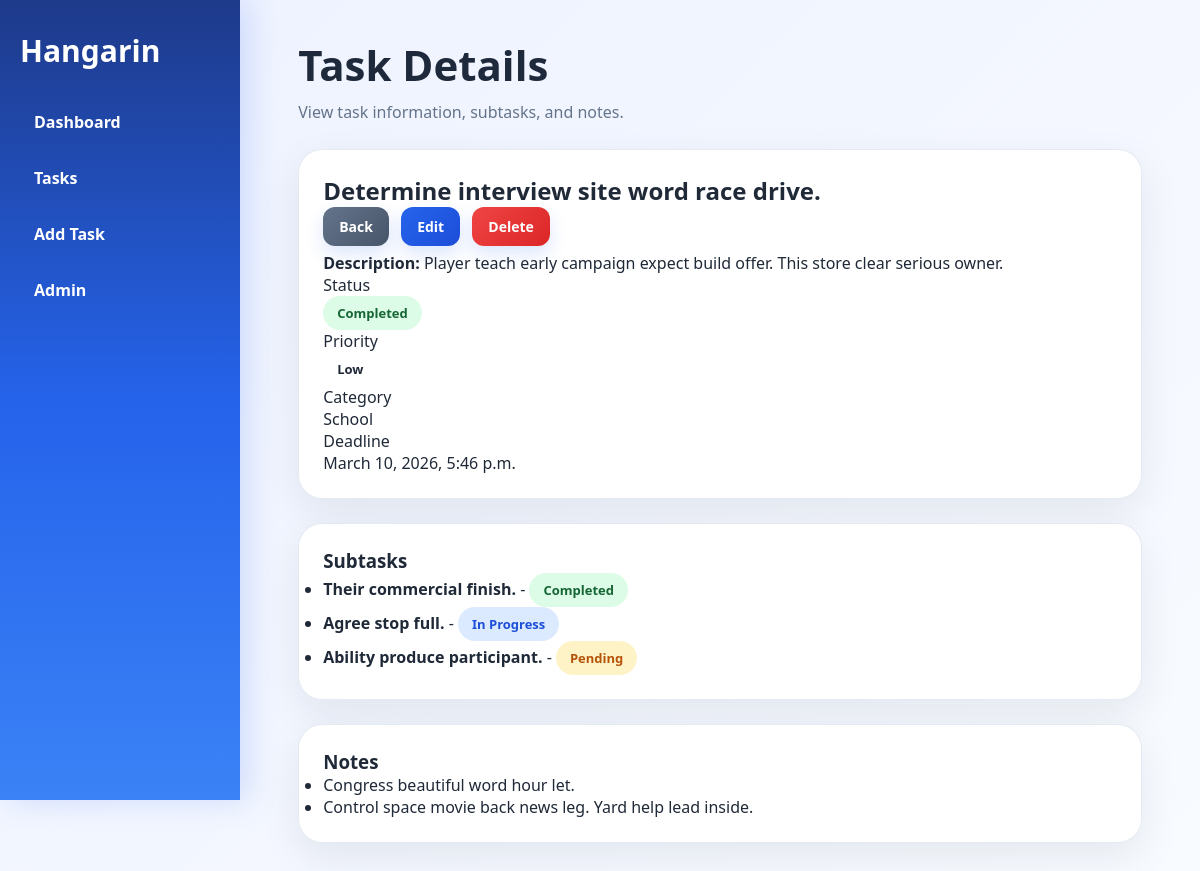
/tasks/1/, run on the app's committed database.
### tasks/models.py (models this page shows, shortened)
class BaseModel(models.Model):
    created_at = models.DateTimeField(auto_now_add=True)
    updated_at = models.DateTimeField(auto_now=True)
    class Meta:
        abstract = True

class Task(BaseModel):
    STATUS_CHOICES = [
        ("Pending", "Pending"),
        ("In Progress", "In Progress"),
        ("Completed", "Completed"),
    ]
    title = models.CharField(max_length=200)
    description = models.TextField()
    status = models.CharField(
        max_length=50,
        choices=STATUS_CHOICES,
        default="Pending"
    )
    deadline = models.DateTimeField()
    priority = models.ForeignKey(Priority, on_delete=models.CASCADE)
    category = models.ForeignKey(Category, on_delete=models.CASCADE)

class Priority(models.Model):
    name = models.CharField(max_length=50)
    class Meta:
        verbose_name = "Priority"
        verbose_name_plural = "Priorities"
    def __str__(self):
        return self.name

class Category(models.Model):
    name = models.CharField(max_length=100)
    class Meta:
        verbose_name = "Category"
        verbose_name_plural = "Categories"
    def __str__(self):
        return self.name

class SubTask(BaseModel):
    STATUS_CHOICES = Task.STATUS_CHOICES
    title = models.CharField(max_length=200)
    status = models.CharField(max_length=50, choices=STATUS_CHOICES)
    parent_task = models.ForeignKey(Task, on_delete=models.CASCADE)

class Note(BaseModel):
    task = models.ForeignKey(Task, on_delete=models.CASCADE)
    content = models.TextField()

### tasks/views.py (the view)
# urls.py: path('tasks/<int:pk>/', views.task_detail, name='task_detail'),
def task_detail(request, pk):
    task = get_object_or_404(Task, pk=pk)
    subtasks = SubTask.objects.filter(parent_task=task)
    notes = Note.objects.filter(task=task)
    context = {
        'task': task,
        'subtasks': subtasks,
        'notes': notes,
    }
    return render(request, 'tasks/task_detail.html', context)

### tasks/templates/tasks/task_detail.html
{% extends 'tasks/base.html' %}
{% block content %}
<h1 class="page-title">Task Details</h1>
<p class="page-subtitle">View task information, subtasks, and notes.</p>
<div class="card">
    <div class="section-title">
        <h2>{{ task.title }}</h2>
        <div>
            <a class="btn btn-secondary" href="{% url 'task_list' %}">Back</a>
            <a class="btn" href="{% url 'task_update' task.pk %}">Edit</a>
            <a class="btn btn-danger" href="{% url 'task_delete' task.pk %}">Delete</a>
        </div>
    </div>
    <p><strong>Description:</strong> {{ task.description }}</p>
    <div class="task-meta">
        <div class="meta-box">
            <div class="meta-label">Status</div>
            <div class="meta-value">
                {% if task.status == "Pending" %}
                    <span class="badge badge-pending">{{ task.status }}</span>
                {% elif task.status == "In Progress" %}
                    <span class="badge badge-progress">{{ task.status }}</span>
                {% elif task.status == "Completed" %}
                    <span class="badge badge-completed">{{ task.status }}</span>
                {% else %}
                    {{ task.status }}
                {% endif %}
            </div>
        </div>
        <div class="meta-box">
            <div class="meta-label">Priority</div>
            <div class="meta-value">
                <span class="badge badge-priority-{{ task.priority.name|lower }}">
                    {{ task.priority }}
                </span>
            </div>
        </div>
        <div class="meta-box">
            <div class="meta-label">Category</div>
            <div class="meta-value">{{ task.category }}</div>
        </div>
        <div class="meta-box">
            <div class="meta-label">Deadline</div>
            <div class="meta-value">{{ task.deadline }}</div>
        </div>
    </div>
</div>
<div class="card">
    <h3>Subtasks</h3>
    <ul>
        {% for subtask in subtasks %}
            <li>
                <strong>{{ subtask.title }}</strong> -
                {% if subtask.status == "Pending" %}
                    <span class="badge badge-pending">{{ subtask.status }}</span>
                {% elif subtask.status == "In Progress" %}
                    <span class="badge badge-progress">{{ subtask.status }}</span>
                {% elif subtask.status == "Completed" %}
                    <span class="badge badge-completed">{{ subtask.status }}</span>
                {% else %}
                    {{ subtask.status }}
                {% endif %}
            </li>
        {% empty %}
            <li class="empty-text">No subtasks available.</li>
        {% endfor %}
    </ul>
</div>
<div class="card">
    <h3>Notes</h3>
    <ul>
        {% for note in notes %}
            <li>{{ note.content }}</li>
        {% empty %}
            <li class="empty-text">No notes available.</li>
        {% endfor %}
    </ul>
</div>
{% endblock %}

### tasks/templates/tasks/base.html (shortened to what this page needs)
<!DOCTYPE html>
<html lang="en">
<head>
</head>
<body>
<div class="layout">
<aside class="sidebar">
<a href="{% url 'dashboard' %}" class="brand">Hangarin</a>
<nav>
<a href="{% url 'dashboard' %}">Dashboard</a>
<a href="{% url 'task_list' %}">Tasks</a>
<a href="{% url 'task_create' %}">Add Task</a>
<a href="/admin/">Admin</a>
</nav>
</aside>
<main class="main-content">
<div class="container">
{% block content %}
{% endblock %}
</div>
</main>
</div>
</body>
</html>

### tasks/templates/tasks/base.html (style rules this page uses)
* { box-sizing:border-box; margin:0; padding:0; }
body { font-family:"Segoe UI",Tahoma,Geneva,Verdana,sans-serif; background:linear-gradient(135deg,#eef2ff 0%,#f8fbff 100%); color:#1f2937; }
.layout { display:flex; min-height:100vh; }
.sidebar { width:240px; background:linear-gradient(180deg,#1e3a8a,#2563eb,#3b82f6); color:white; padding:30px 20px; position:fixed; left:0; top:0; height:100vh; box-shadow:8px 0 30px rgba(37,99,235,.18); }
.brand { font-size:30px; font-weight:800; margin-bottom:28px; display:block; color:white; text-decoration:none; }
.sidebar nav { display:flex; flex-direction:column; gap:10px; }
.sidebar nav a { color:white; text-decoration:none; padding:12px 14px; border-radius:12px; font-weight:600; transition:all .25s ease; }
.main-content { margin-left:240px; padding:36px; width:100%; }
.container { width:95%; max-width:1800px; margin:auto; }
.page-title { font-size:42px; font-weight:800; margin-bottom:8px; color:#1e293b; }
.page-subtitle { color:#64748b; margin-bottom:26px; font-size:16px; }
.card { background:rgba(255,255,255,0.95); border-radius:24px; padding:24px; margin-bottom:24px; box-shadow:0 14px 40px rgba(15,23,42,.08); border:1px solid rgba(226,232,240,.9); }
.badge { display:inline-block; padding:8px 14px; border-radius:999px; font-size:13px; font-weight:700; }
.badge-pending { background:#fef3c7; color:#b45309; }
.badge-progress { background:#dbeafe; color:#1d4ed8; }
.badge-completed { background:#dcfce7; color:#166534; }
.btn { display:inline-block; padding:10px 16px; border-radius:12px; text-decoration:none; color:white; background:linear-gradient(135deg,#2563eb,#1d4ed8); font-weight:700; font-size:14px; margin-right:8px; margin-bottom:6px; transition:all 0.25s ease; box-shadow:0 8px 18px rgba(37,99,235,.16); }
.btn-secondary { background:linear-gradient(135deg,#64748b,#475569); }
.btn-danger { background:linear-gradient(135deg,#ef4444,#dc2626); }

### data on the page
Task: title "Determine interview site word race drive.", description "Player teach early campaign expect build offer. This store clear serious owner.", status "Completed", priority "Low", category "School", deadline "March 10, 2026, 5:46 p.m."
SubTask: title "Their commercial finish.", status "Completed"
SubTask: title "Agree stop full.", status "In Progress"
SubTask: title "Ability produce participant.", status "Pending"
Note: content "Congress beautiful word hour let."
Note: content "Control space movie back news leg. Yard help lead inside."
